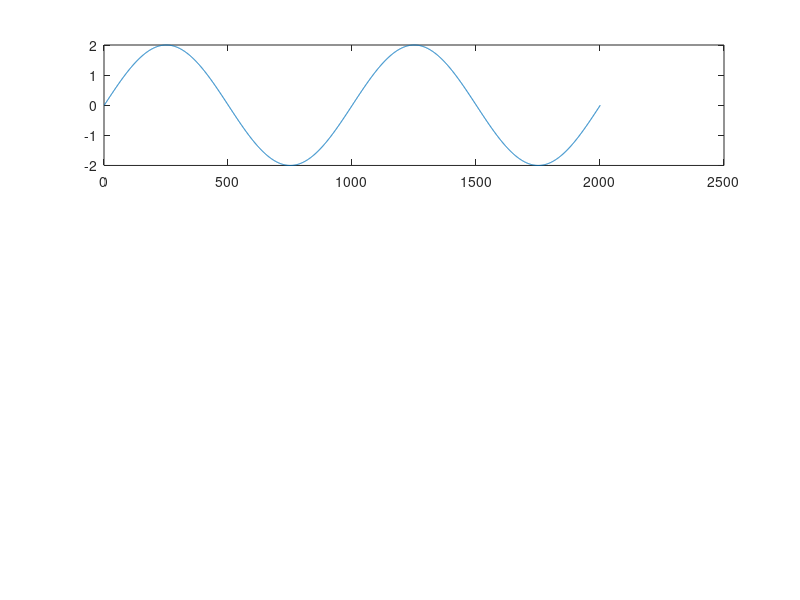

Source code (MATLAB): (Note: this script raises an error after producing the figure.)
clear all
clc
close all

%%Use this function to quantize an analog sinusoidal signal with N=4 and 32 levels. Compute the SQR for each level.
t=0:.001:2; 
y=2*sin(2*pi*t);
figure(1);
subplot(3,1,1);
plot(y)
q1=uquant(y,4);
subplot(3,1,2);
plot(q1)
q2=uquant(y,32);
subplot(3,1,3);
plot(q2)
Ps=mean(y.^2); 
Pq1=mean(q1.^2); 
Pq2=mean(q2.^2); 
SQR1=Ps/Pq1; 
SQR2=Ps/Pq2;

%% Write a Matlab function Y = uquant(X,N) which will uniformly quantize an input array X (either a vector or a matrix) to N discrete levels.
function y=uquant(x,n); del=((max(max(x))-(min(min(x)))))/(n-1); r=(x-min(min(x)))/del;
r=round(r);
y=r*del+min(min(x));
end